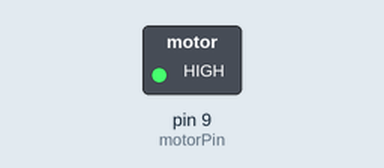
Recording of a sketch running on a simulated Arduino Uno, built with avr-gcc and run on an emulated ATmega328P. On the bench: switched loads named in the sketch (green lamp = pin HIGH).

Above: at 1.0 s.
At 3.5 s:
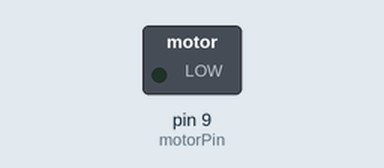
Timing chart, 0 to 6.5 s (numbered marks = the images above):
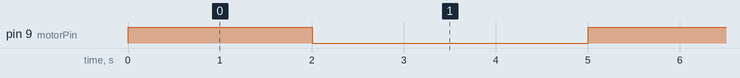

Measured:
- by itself, pin 9 (motorPin): alternates HIGH for 2.0 s and LOW for 3.0 s

The sketch:

step_5-on-off-motor.ino
```cpp
/*
 * Control DC Motor
 *
 * Circuit: motor, transitor and diode on Pin 9
 *          potentiometer on A0
 */

int motorPin = 9; // variable for LED pin

// setup() will be called once at the beginning
void setup() {

  // set that the motor pin will be an output
  pinMode(motorPin, OUTPUT);

}

// loop() will be called repeatedly after setup() is done
void loop() {

  // turn on the motor
  digitalWrite(motorPin, HIGH);
  delay(2000);

  // turn off the motor
  digitalWrite(motorPin, LOW);
  delay(3000);

}
```
